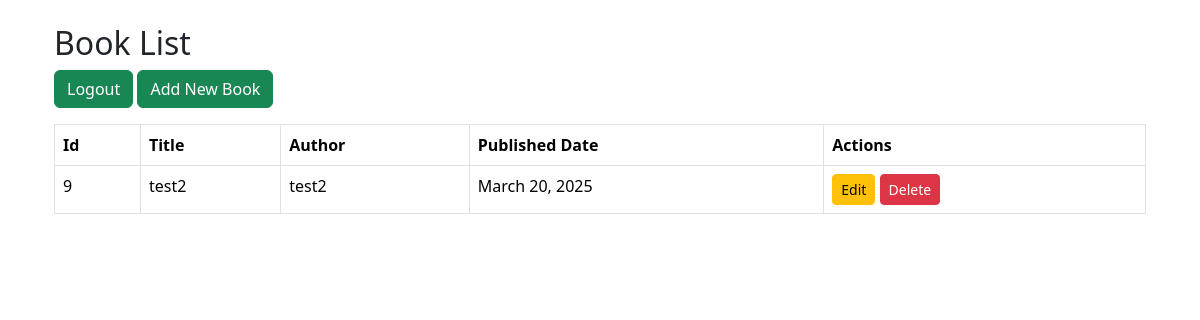
/books/ (signed in), run on an earlier commit of the app's database.
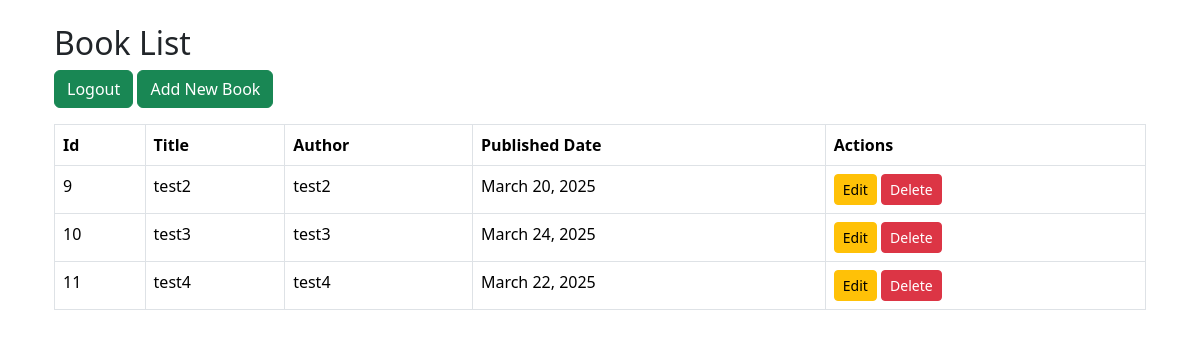
And on a later commit of the database.
### books/models.py (models this page shows, shortened)
class Book(models.Model):
    title=models.CharField(max_length=200)
    author=models.CharField(max_length=100)
    published_date= models.DateField()

### books/views.py (the view)
# urls.py: path('',views.index, name="index"),
@login_required
def index(request):
    books=Book.objects.all()
    context = {"books":books}
    return render(request, "index.html", context)

### books/templates/index.html (shortened to what this page needs)
{% extends 'base.html' %}
{% block content %}
<div class="container mt-4">
    <h2>Book List</h2>
    <a href="{%url 'logout' %}" class="btn btn-success mb-3">Logout</a>
    <a href="{% url 'create' %}" class="btn btn-success mb-3">Add New Book</a>
    <table class="table table-bordered">
        <thead>
            <tr>
                <th>Id</th>
                <th>Title</th>
                <th>Author</th>
                <th>Published Date</th>
                <th>Actions</th>
            </tr>
        </thead>
        <tbody>
            {% for book in books %}
                <tr>
                    <td>{{ book.id }}</td>
                    <td>{{ book.title }}</td>
                    <td>{{ book.author }}</td>
                    <td>{{ book.published_date }}</td>
                    <td>
                        <a href="{% url 'edit' book.id %}" class="btn btn-warning btn-sm">Edit</a>
                        <form action="{% url 'delete' book.id %}" method="POST" style="display:inline;">
                            <button type="submit" class="btn btn-danger btn-sm">Delete</button>
                        </form>
                    </td>
                </tr>
            {% endfor %}
        </tbody>
    </table>
</div>
{% endblock %}

### templates/base.html (shortened to what this page needs)
<!doctype html>
<html lang="en">
  <head>
    <link href="https://cdn.jsdelivr.net/npm/bootstrap@5.3.3/dist/css/bootstrap.min.css" rel="stylesheet">
  </head>
  <body>
    <div class="container">
        {% block content%}{% endblock content%}
    </div>
  </body>
</html>

What changed in the data, as far as the page shows it:
added Book: id "10", title "test3", author "test3", published_date "March 24, 2025"
added Book: id "11", title "test4", author "test4", published_date "March 22, 2025"
